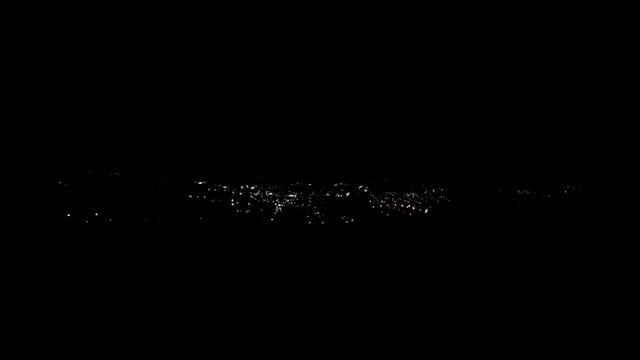
#> input picture UC7_Desenvolvimento_Aplicacoes_IA/Tema02/Bloco02/2-ImageTimeSeries/imgs/image-002.jpeg, 640 x 360 px; its folder holds only this picture in this run
$ python ImageTimeSeries.py
#> lines starting #> are read from the running program, lines starting #| are printed output that depends on the picture; long printed decimals are rounded
import cv2
import matplotlib.pyplot as plt
import numpy as np
from os import listdir

# LIMPEZA
plt.clf()

def extract_data(arquivo):
#> called with arquivo = 'imgs/image-002.jpeg'
    imgRet = cv2.imread(arquivo, 0)
#> imgRet: shape (360, 640); min 0, max 242, mean 0.4
    imgRet = cv2.cvtColor(imgRet, cv2.COLOR_RGB2BGR)
#> imgRet: shape (360, 640, 3)
    imgRet = imgRet.ravel()
    imgMedia = np.mean(imgRet)
#> imgMedia = 0.385
    return imgMedia


lista_arquivos = listdir('imgs')
lista_arquivos.sort()

lista_medias = list()

for nome_arquivo in lista_arquivos:
    media = extract_data('imgs/' + nome_arquivo)
#> media = 0.385
    print(media)
#| 0.3851
    lista_medias.append(media)


plt.plot(lista_medias)
plt.show()
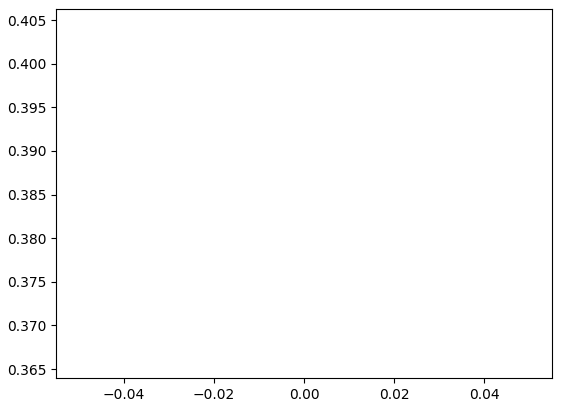
#> figure drawn by matplotlib, 1 panel

$ run again, on UC7_Desenvolvimento_Aplicacoes_IA/Tema02/Bloco02/2-ImageTimeSeries/imgs/image-012.jpeg
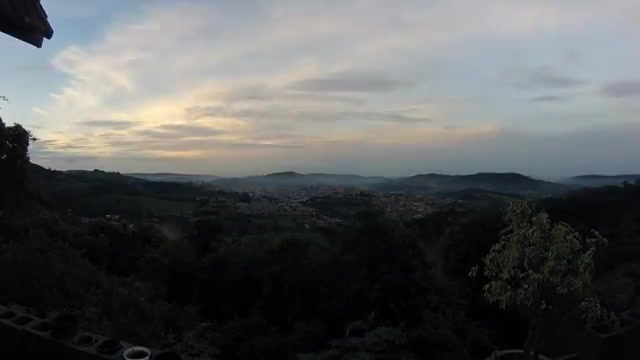
#> input picture UC7_Desenvolvimento_Aplicacoes_IA/Tema02/Bloco02/2-ImageTimeSeries/imgs/image-012.jpeg, 640 x 360 px
#> in extract_data, `imgRet = cv2.imread(arquivo, 0)`:
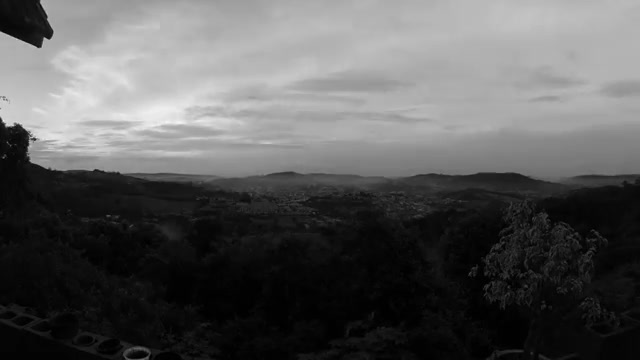
#> imgRet: shape (360, 640); min 0, max 243, mean 89.4
#> imgMedia = 89.43
#| 89.430
#> `plt.show()`:
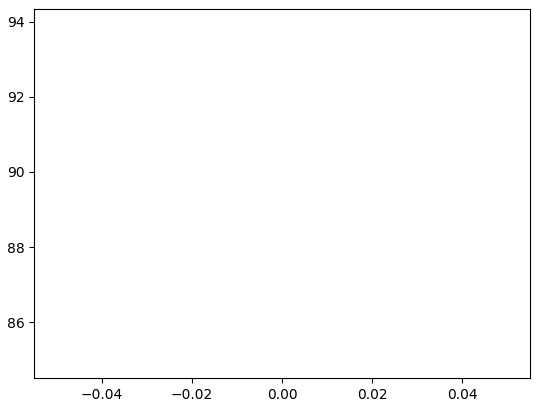
#> figure drawn by matplotlib, 1 panel

$ run again, on UC7_Desenvolvimento_Aplicacoes_IA/Tema02/Bloco02/2-ImageTimeSeries/imgs/image-014.jpeg
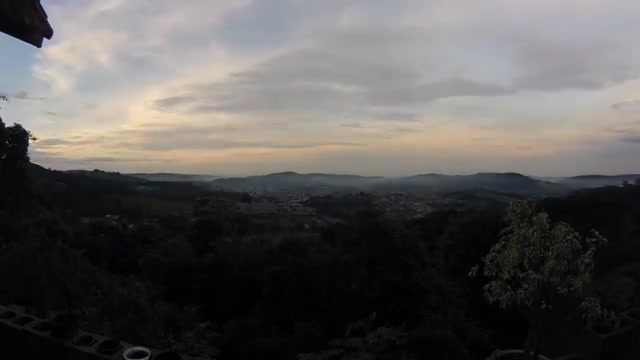
#> input picture UC7_Desenvolvimento_Aplicacoes_IA/Tema02/Bloco02/2-ImageTimeSeries/imgs/image-014.jpeg, 640 x 360 px
#> in extract_data, `imgRet = cv2.imread(arquivo, 0)`:
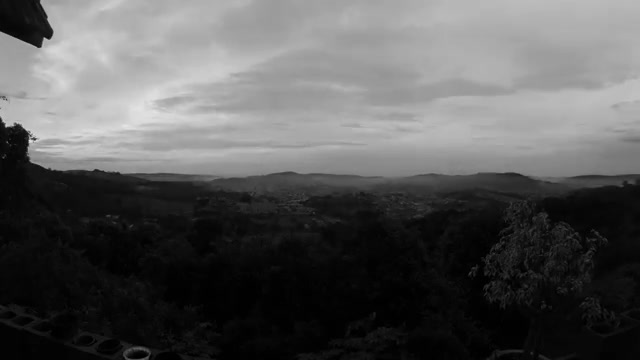
#> imgRet: shape (360, 640); min 0, max 228, mean 87.8
#> imgMedia = 87.84
#| 87.844
#> `plt.show()`:
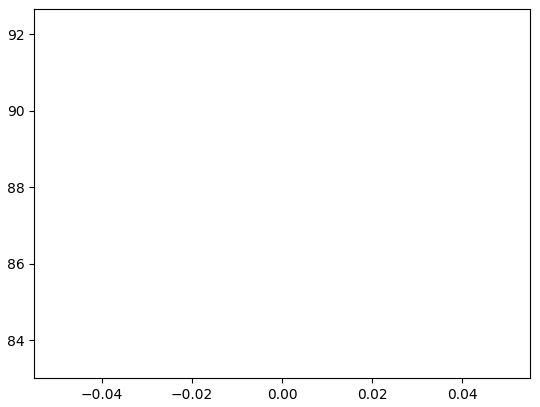
#> figure drawn by matplotlib, 1 panel

$ run again, on UC7_Desenvolvimento_Aplicacoes_IA/Tema02/Bloco02/2-ImageTimeSeries/imgs/image-016.jpeg
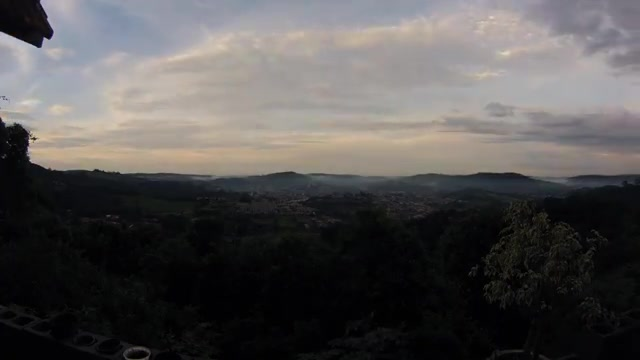
#> input picture UC7_Desenvolvimento_Aplicacoes_IA/Tema02/Bloco02/2-ImageTimeSeries/imgs/image-016.jpeg, 640 x 360 px
#> in extract_data, `imgRet = cv2.imread(arquivo, 0)`:
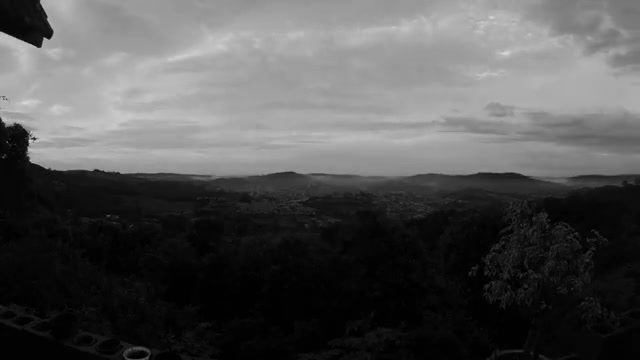
#> imgRet: shape (360, 640); min 0, max 214, mean 82.2
#> imgMedia = 82.24
#| 82.235
#> `plt.show()`:
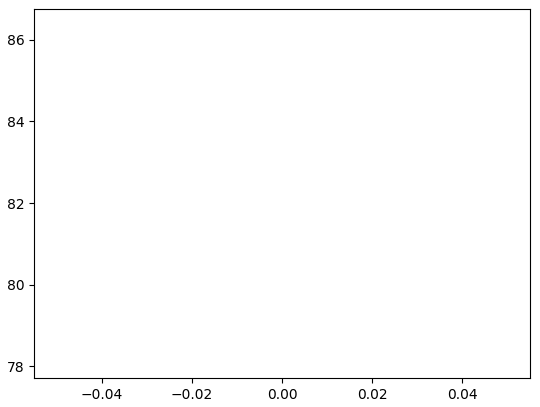
#> figure drawn by matplotlib, 1 panel

$ run again, on UC7_Desenvolvimento_Aplicacoes_IA/Tema02/Bloco02/2-ImageTimeSeries/imgs/image-007.jpeg
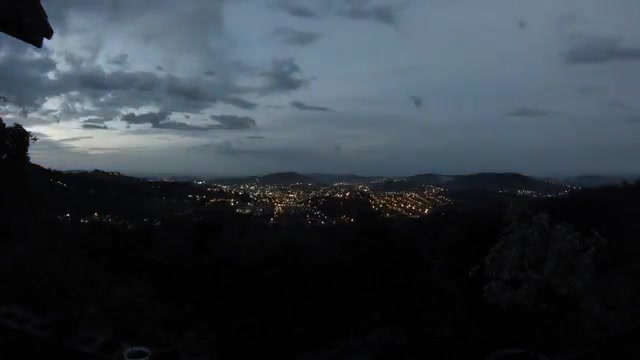
#> input picture UC7_Desenvolvimento_Aplicacoes_IA/Tema02/Bloco02/2-ImageTimeSeries/imgs/image-007.jpeg, 640 x 360 px
#> in extract_data, `imgRet = cv2.imread(arquivo, 0)`:
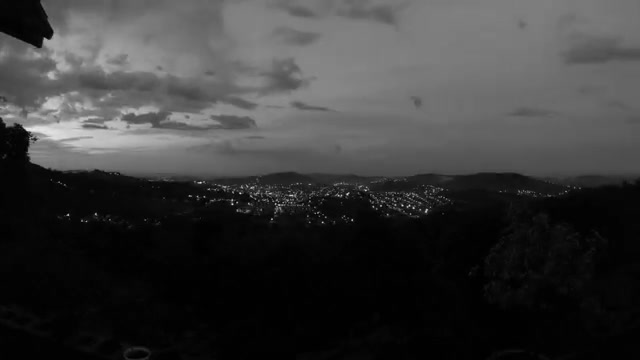
#> imgRet: shape (360, 640); min 0, max 232, mean 57.5
#> imgMedia = 57.46
#| 57.456
#> `plt.show()`:
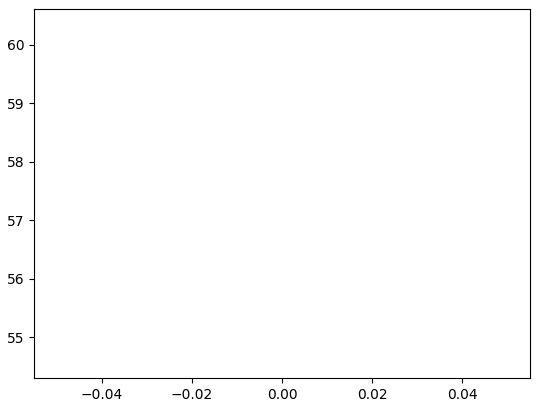
#> figure drawn by matplotlib, 1 panel
